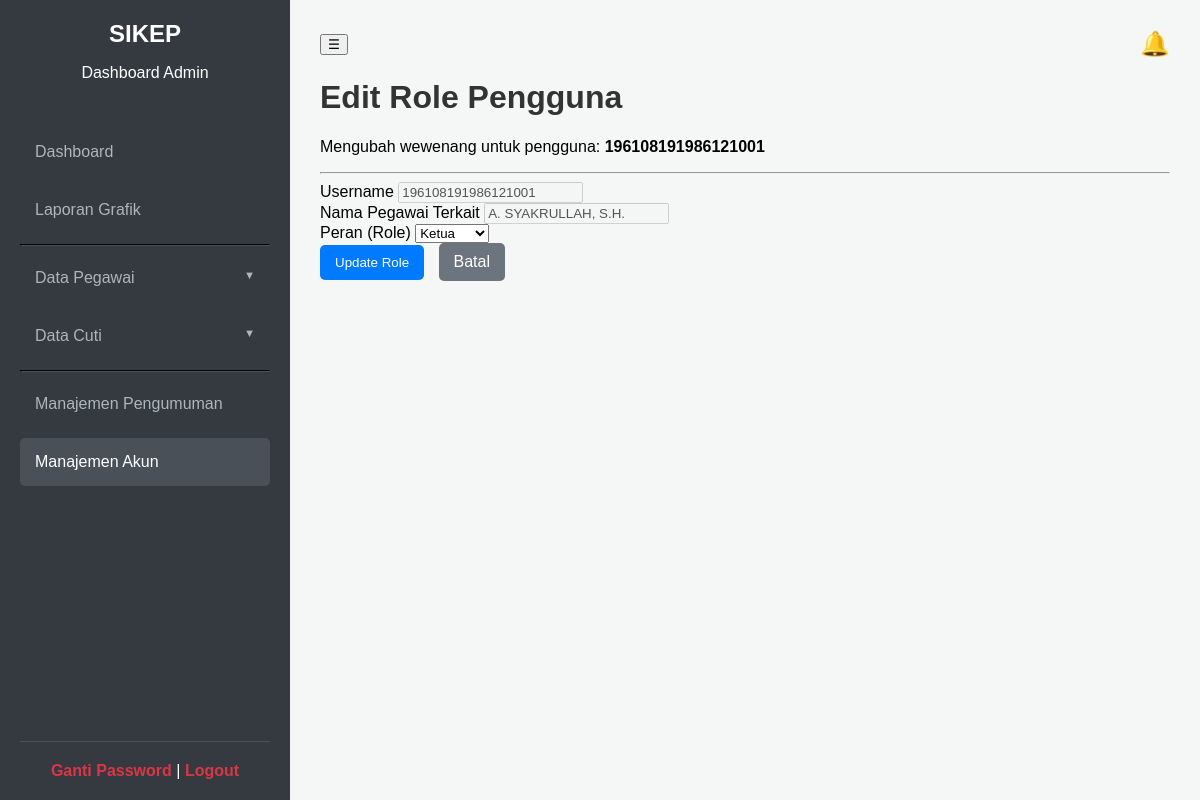
Page /admin/edit_user.php?id=2 (signed in) on the committed database.
### tables this page shows
CREATE TABLE `users` (
  `id` int(11) NOT NULL,
  `id_pegawai` int(11) DEFAULT NULL,
  `nama` varchar(100) NOT NULL,
  `username` varchar(50) NOT NULL,
  `password` varchar(255) NOT NULL,
  `role` enum('admin','pegawai','ketua') NOT NULL
);

### admin/edit_user.php (the view, shortened to what this page needs)
<?php
include 'header.php';
$id_user = $_GET['id'];
$query_data = "SELECT id, username, role, nama FROM users WHERE id = $id_user";
$result_data = mysqli_query($koneksi, $query_data);
$user = mysqli_fetch_assoc($result_data);
?>
<h1>Edit Role Pengguna</h1>
<p>Mengubah wewenang untuk pengguna: <strong><?php echo htmlspecialchars($user['username']); ?></strong></p>
<hr>
<form action="" method="POST">
    <div class="form-group">
        <label>Username</label>
        <input type="text" value="<?php echo htmlspecialchars($user['username']); ?>" disabled>
    </div>
    <div class="form-group">
        <label>Nama Pegawai Terkait</label>
        <input type="text" value="<?php echo htmlspecialchars($user['nama'] ?: '-'); ?>" disabled>
    </div>
    <div class="form-group">
        <label for="role">Peran (Role)</label>
        <select name="role" id="role" required>
            <option value="ketua" <?php if($user['role'] == 'ketua') echo 'selected'; ?>>Ketua</option>
        </select>
    </div>
    <div class="btn-group">
        <button type="submit" class="btn">Update Role</button>
        <a href="manajemen_user.php" class="btn btn-secondary">Batal</a>
    </div>
</form>
<?php include 'footer.php'; ?>

### assets/style_admin.css (style rules this page uses)
body { font-family: sans-serif; margin: 0; background-color: #f4f7f6; }
h1, h2, h3 { color: #333; }
.btn { display: inline-block; padding: 10px 15px; margin-bottom: 10px; margin-right: 10px; background-color: #007bff; color: white; text-decoration: none; border-radius: 5px; border: none; cursor: pointer; }
.btn-secondary { background-color: #6c757d; }
* { scrollbar-width: thin; scrollbar-color: rgba(0, 0, 0, 0.3) transparent; }

### rows in the picture
users: username "196108191986121001", nama "A. SYAKRULLAH, S.H.", role "Ketua"
